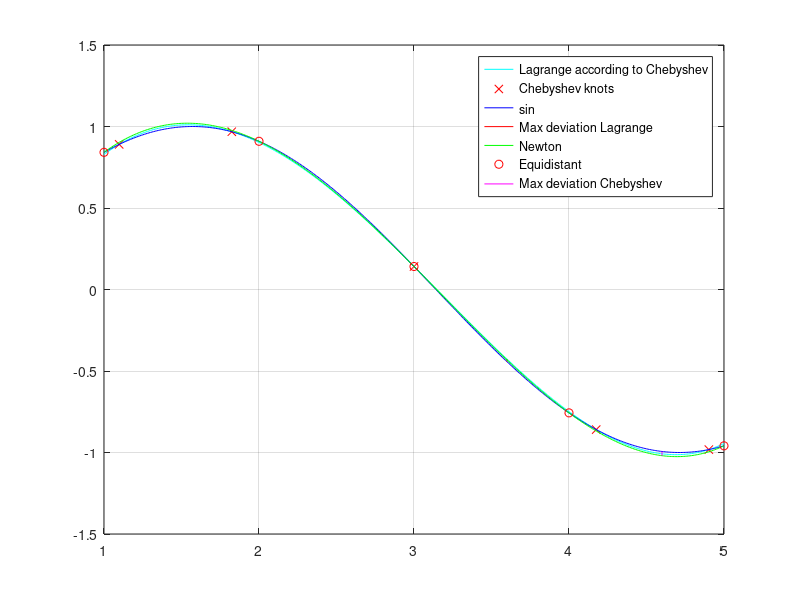

This chart was generated by the following MATLAB code:
function Lab1()
  left = 1;
  h = 1;
  right = 5;
  X = left : h : right;
  Y = sin(X);
  
  L_1 = lagrang(X,Y);
  L_2 = newton(X,Y);
  x_t = left : 0.01 : right;
  y_t = polyval(L_1, x_t);
  plot(x_t, y_t, "-;f(x);g");
  hold on;
  grid on;
  plot(X, Y, "o;X;r");
  legend("Lagrange", "Points");
  pause(1);
  
  y_t = polyval(L_2, x_t);
  plot(x_t, y_t, "-;f(x);b");
  
  legend("Lagrange", "Points", "Newton");
  hold off;
  %%%%%%%%%%%%%%%%%%%%%%%%%%%%%%%%%%%%%%%%%%%%%%%%%%%%%%%%
  pause(1);
  
  L_3 = chebyshev(length(X));
  x_t = -1.1 : 0.01 : 1.1;
  y_t = polyval(L_3, x_t);
  plot(x_t, y_t, "-;Chebyshev;g");
  grid on;  
  
  pause(20);
  %%%%%%%%%%%%%%%%%%%%%%%%%%%%%%%%%%%%%%%
  x_t = left : 0.01 : right;
  
  root = (left + right) / 2 + (right - left) / 2 * roots(L_3);
  y_root = sin(root);
  
  L_4 = lagrang(root, y_root);
  y_t = polyval(L_4, x_t);
  plot(x_t, y_t, "-c");
  hold on;
  grid on;
  plot(root, y_root, "xr");
  
  y_t = sin(x_t);
  plot(x_t, y_t, "-b");
  
  x_max = [left - 100, left - 100];
  y_max = [0, 1000];
  dev_max = -1;
  for i= left : 0.1 : right
    dev = abs(polyval(L_4, i) - sin(i));
    if (dev_max < dev)
      dev_max = dev;
      y_max = [polyval(L_4, i), sin(i)];
      x_max = [i, i];
    endif
  endfor
  
  plot(x_max, y_max, 'r');
  %%%%%%%%%%%%%%%%%%%%%%%%%%%%%%%%%%%%%%%%%%%%%%%%%%%%%
  pause(1);
  
  x_t = left : 0.01 : right;
  
  y_t = polyval(L_2, x_t);
  plot(x_t, y_t, "-g");
  plot(X, Y, "or");
  
  x_max = [left - 100, left - 100];
  y_max = [0, 1000];
  dev_max = -1;
  for i= left : 0.1 : right
    dev = abs(polyval(L_2, i) - sin(i));
    if (dev_max < dev)
      dev_max = dev;
      y_max = [polyval(L_2, i), sin(i)];
      x_max = [i, i];
    endif
  endfor
  
  plot(x_max, y_max, 'm');
  legend("Lagrange according to Chebyshev", "Chebyshev knots", "sin", "Max deviation Lagrange", "Newton", "Equidistant", "Max deviation Chebyshev");
  
  hold off;
  pause(3);
  %%%%%%%%%%%%%%%%%%%%%%%%%%%%%%%%%%%%%%%%%%%%%%%%%%%%%%%%%%%%%
  %k = 1;
  %for i = 6 : 17
  %  L_5 = chebyshev(i);
  %  root = (left + right) / 2 + (right - left) / 2 * roots(L_5);
  %  y_root = sin(root);
  % 
  %  L_5 = lagrang(root, y_root);
  %  dev_max = -1;
  %  for j= left : 0.1 : right
  %    dev(k) = abs(polyval(L_5, j) - sin(j));
  %    if (dev_max < dev(k))
  %      dev_max = dev(k);
  %    endif
  %  endfor
  %  dev(k) = dev_max;
  %  k = k + 1;
  %endfor
  %
  %dev_x = 6:17;
  %plot(dev_x, dev, "-;Max deviation;g");
  %%%%%%%%%%%%%%%%%%%%%%%%%%%%%%%%%%%%%%%%%%%%%%%%%%%%%%%%%%%%%%%
endfunction

function ans=lagrang(X,Y)
  N = length(X);
  ans = [0];
  for i = 1:(N - 1)
    ans = conv(ans, [0, 1]);
  endfor

  for i = 1:N
    f_t = [1];
    for j = 1:N
      if i != j
        f_t = conv(f_t, [1, -X(j)] / (X(i) - X(j)));
      endif
    endfor
    ans = ans + Y(i) * f_t;
  endfor
endfunction

function ans=newton(X,Y)
  N = length(X) - 1;
  h = X(2) - X(1);
  Delta = [Y(1)];
  for i = 1:N
    Delta = conv(Delta, [1 0]);
    Delta(i + 1) = Y(i + 1);
  endfor
  for i = 1:N
    temp(1) = Delta(i + 1);
    Delta(i + 1) = Delta(i + 1) - Delta(i);
    for j = i + 1:N
      temp(2) = Delta(j + 1);
      Delta(j + 1) = Delta(j + 1) - temp(1);
      temp(1) = temp(2);
    endfor
  endfor
  ans = Delta(1);
  factorial = 1;
  h_pow_i = 1;
  poly = 1;
  for i = 1:N
    factorial = factorial * (i);
    h_pow_i = h_pow_i * h;
    poly = conv(poly, [1 -X(i)]);
    ans = conv(ans, [0, 1]);
    ans = ans + (Delta(i + 1) * poly) / (factorial * h_pow_i);
  endfor 
endfunction

function ans=chebyshev(N)
  function ans=recurrent_formula(cur_n)
    if cur_n == 0
      ans = [1];
      return;
    endif
    if cur_n == 1
      ans = [1, 0];
      return;
    endif
    ans = conv([2, 0], recurrent_formula(cur_n - 1)) - conv([0,0,1], recurrent_formula(cur_n - 2));
  endfunction
  ans = recurrent_formula(N) / 2^(N-1);
endfunction
